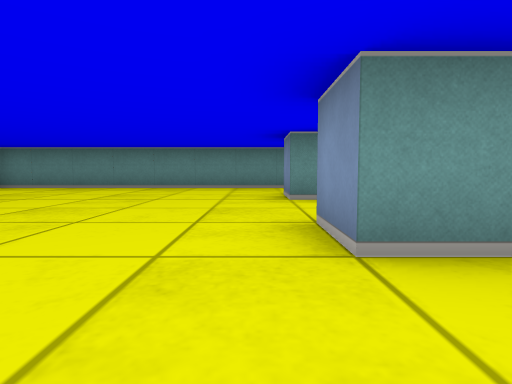
view 1 (above)

14 first-person views from a walk through a cub3D maze. The camera is about half as high as the walls, tilts 4° down and sees 80° across. The floor is counted in squares. Each view is taken from the middle of a square. On the plan, view 1 faces up. The plan holds only what a view shows up to about 9 squares ahead; the rest is blank.

view 2
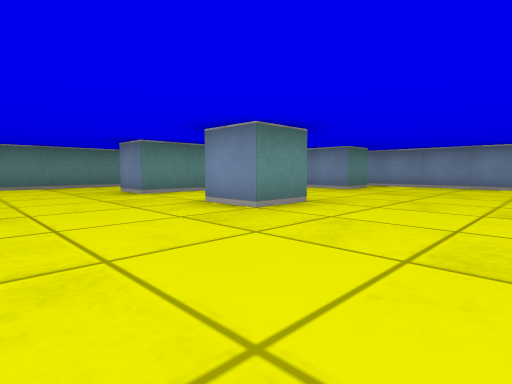

view 3
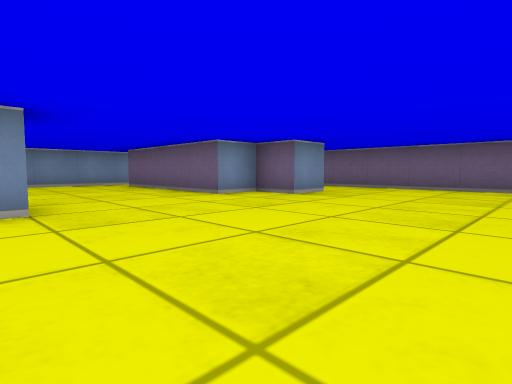

view 4
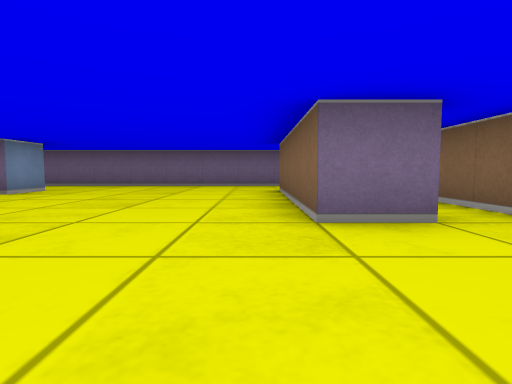

view 5
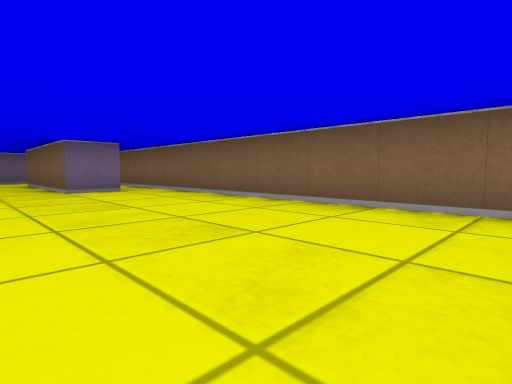

view 6
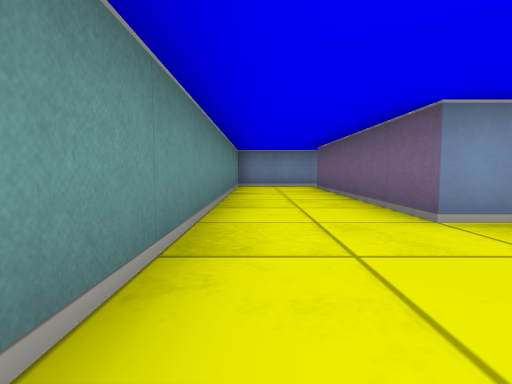

view 7
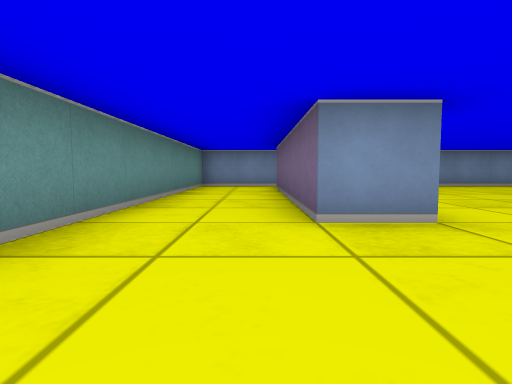

view 8
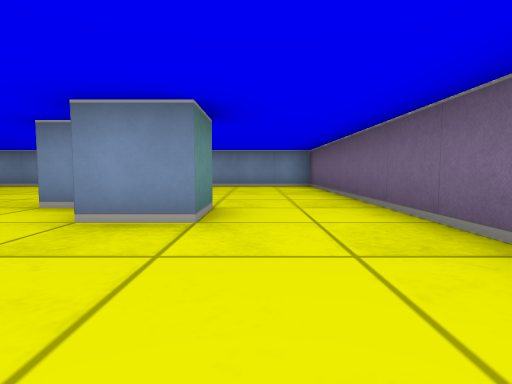

view 9
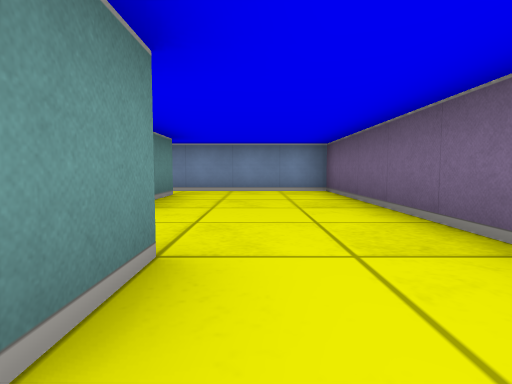

view 10
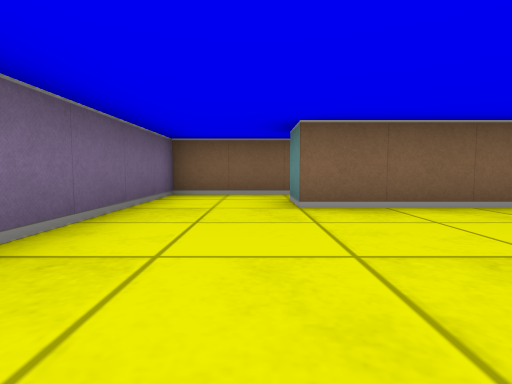

view 11
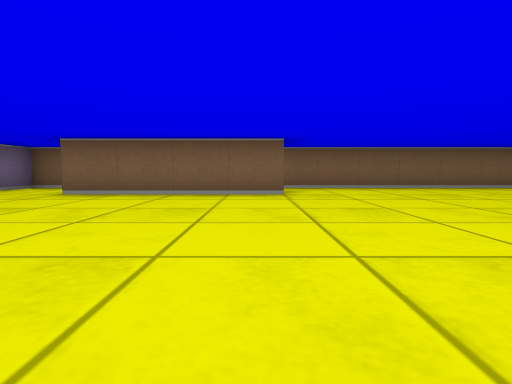

view 12
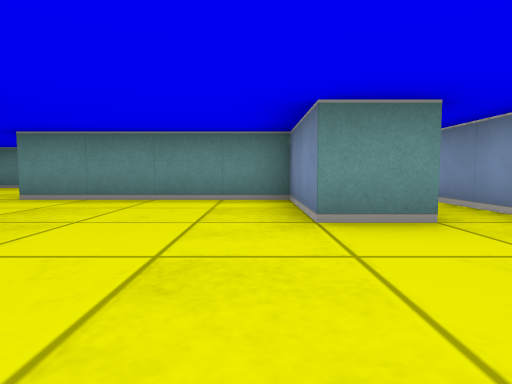

view 13
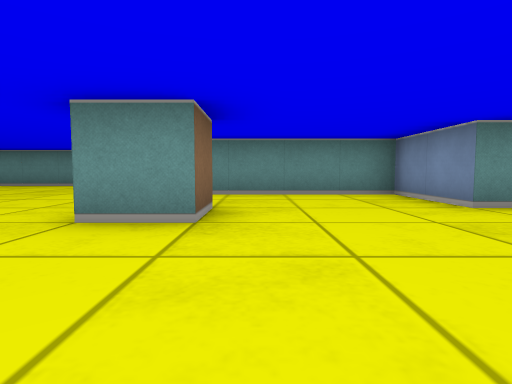

view 14
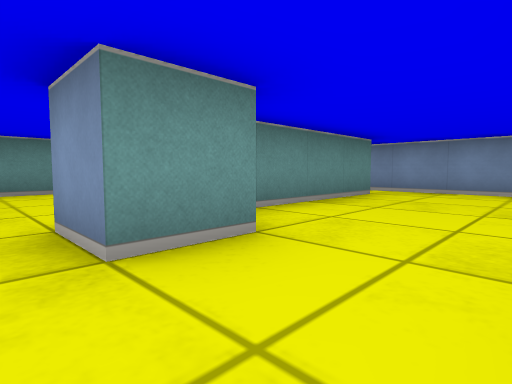

### Floor plan
Points are (right, up) in squares from view 1. A wall is a line through its corners. A room is listed if a view was taken in it or the views show most of it. See-through windows are left out.
Room 1 (views 1, 2, 3, 4, 5, 6, 7, 8, 9, 10, 11, 12, 13, 14)
walls: (1.5, 2.5) (1.5, 1.5) (0.5, 1.5) (0.5, 2.5); (1.5, -3.5) (0.5, -3.5) (0.5, -2.5) (1.5, -2.5) (1.5, -1.5) (5.5, -1.5); (-5.6, 0.5) (-4.5, 0.5) (-4.5, -3.5) (-5.5, -3.5); (5.6, 2.5) (4.5, 2.5) (4.5, 4.5) (0.5, 4.5) (0.5, 5.5) (5.5, 5.5); (5.5, -2.5) (2.5, -2.5); (-6.5, 6.8) (-6.5, -5.5) (6.5, -5.5) (6.5, 7.5) (-6.4, 7.5)

Positions as (right, up) in squares from view 1, and headings:
1: (0, 0), facing up
2: (-2, -1), facing up-right
3: (-3, 2), facing down-right
4: (-4, 3), facing down
5: (-3, 7), facing down-left
6: (-2, 7), facing right
7: (-2, 6), facing right
8: (-2, -4), facing right
9: (0, -4), facing right
10: (-1, -4), facing left
11: (1, 0), facing left
12: (4, 0), facing up
13: (2, -1), facing up
14: (0, -5), facing up-right
